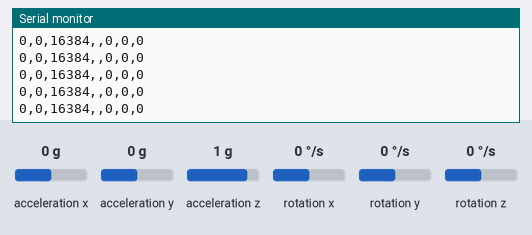
The sketch below on a simulated Arduino Uno, built with avr-gcc and run on an emulated ATmega328P. Parts: the last lines printed to the serial monitor. Wiring (inferred from the names in the program): MPU-6050 motion sensor at I2C address 0x68. The test bench sets the inputs (shaded band); at power-on: acceleration y 0 g, acceleration z 1 g, acceleration x 0 g, rotation x 0 °/s, rotation y 0 °/s, rotation z 0 °/s.

Above: at 1.2 s.
1.3 s: acceleration y set to 1.4 g
At 2.4 s:
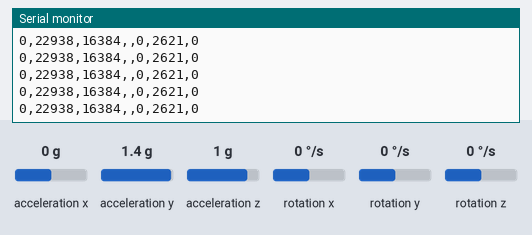
4.3 s: acceleration z set to 0 g
At 4.9 s:
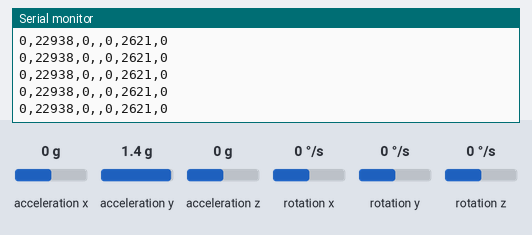
7.3 s: acceleration x set to -1.4 g
At 7.8 s:
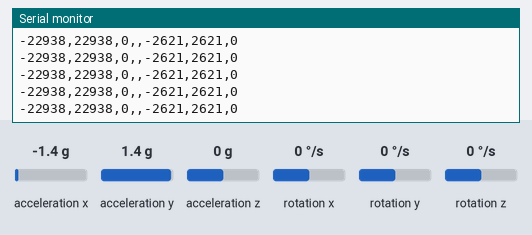
Timing chart, 0 to 10.3 s (numbered marks = the images above; inputs shaded):
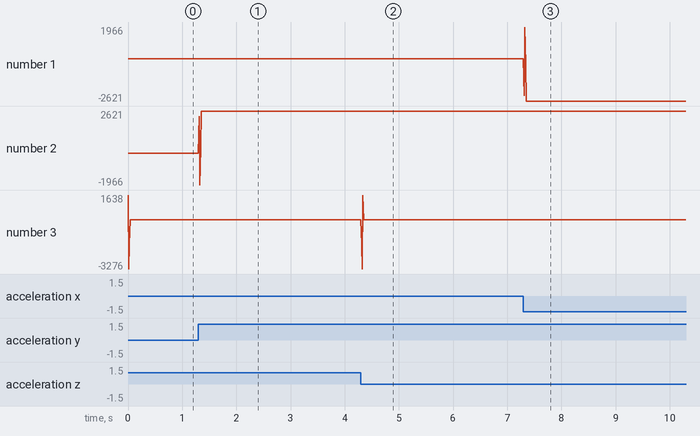

Measured:
- after the input at 1.3 s, the serial monitor: prints a new line at once (image 1)
- after the input at 4.3 s, the serial monitor: prints a new line at once (image 2)
- after the input at 7.3 s, the serial monitor: prints a new line at once (image 3)
- plotted number 1: 0 → -2621 after the input at 7.3 s
- plotted number 2: 0 → 2621 after the input at 1.3 s

The sketch:

mpu_6050.ino
```cpp
// MPU-6050 Short Example Sketch
// By Arduino User JohnChi
// August 17, 2014
// Public Domain


// Analog port 4 (A4) = SDA (serial data)
// Analog port 5 (A5) = SCL (serial clock)


#include<Wire.h>
#include<String.h>
const int MPU_addr=0x68;  // I2C address of the MPU-6050
signed int AcX[10],AcY[10],AcZ[10], index;  //,Tmp,GyX,GyY,GyZ;
void setup(){
  Wire.begin();
  Wire.beginTransmission(MPU_addr);
  Wire.write(0x6B);  // PWR_MGMT_1 register
  Wire.write(0);     // set to zero (wakes up the MPU-6050)
  Wire.endTransmission(true);
  Serial.begin(115200);
  index = 0;

}
void loop(){

  Wire.beginTransmission(MPU_addr);
  Wire.write(0x3B);  // starting with register 0x3B (ACCEL_XOUT_H)
  Wire.endTransmission(false);
  Wire.requestFrom(MPU_addr,14,true);  // request a total of 14 registers
  AcX[index]=Wire.read()<<8|Wire.read();  // 0x3B (ACCEL_XOUT_H) & 0x3C (ACCEL_XOUT_L)
  AcY[index]=Wire.read()<<8|Wire.read();  // 0x3D (ACCEL_YOUT_H) & 0x3E (ACCEL_YOUT_L)
  AcZ[index]=Wire.read()<<8|Wire.read();  // 0x3F (ACCEL_ZOUT_H) & 0x40 (ACCEL_ZOUT_L)
//  Tmp=Wire.read()<<8|Wire.read();  // 0x41 (TEMP_OUT_H) & 0x42 (TEMP_OUT_L)
//  GyX=Wire.read()<<8|Wire.read();  // 0x43 (GYRO_XOUT_H) & 0x44 (GYRO_XOUT_L)
//  GyY=Wire.read()<<8|Wire.read();  // 0x45 (GYRO_YOUT_H) & 0x46 (GYRO_YOUT_L)
//  GyZ=Wire.read()<<8|Wire.read();  // 0x47 (GYRO_ZOUT_H) & 0x48 (GYRO_ZOUT_L)
  Serial.print(AcX[index]);Serial.print(",");
  Serial.print(AcY[index]);Serial.print(",");
  Serial.print(AcZ[index]);Serial.print(",,");
  Serial.print(averaged(AcX));Serial.print(",");
  Serial.print(averaged(AcY));Serial.print(",");
  Serial.print(averaged(AcZ));
  Serial.print("\n");
  delay(10);
  index++;
  index = index %4;
}

int averaged(int arr[])
{
  return (arr[0]+arr[1]+arr[2]+arr[3]+arr[4]+arr[5]+arr[6]+arr[7]+arr[8]+arr[9])/10;
}
```
